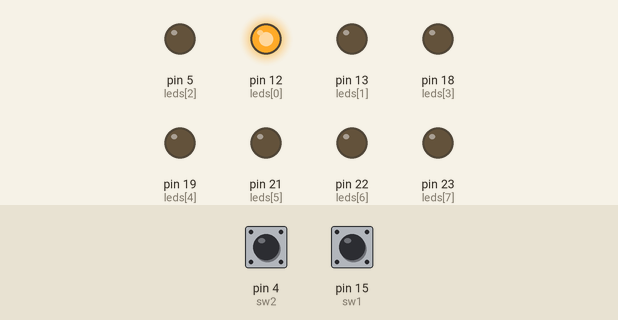
Simulated run of this sketch. Board: Arduino Mega 2560, built with avr-gcc and run on an emulated ATmega2560. Shown: output pins drawn as LEDs (lit = HIGH). The inputs (shaded band) are chosen by the test bench; at power-on: pin 4 (sw2) HIGH, pin 15 (sw1) HIGH.

Above: at 0.12 s.
At 0.87 s:
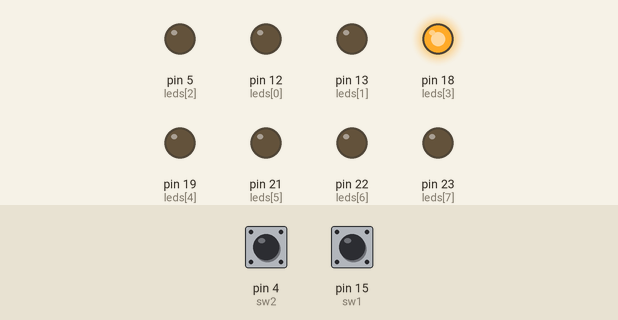
At 1.37 s:
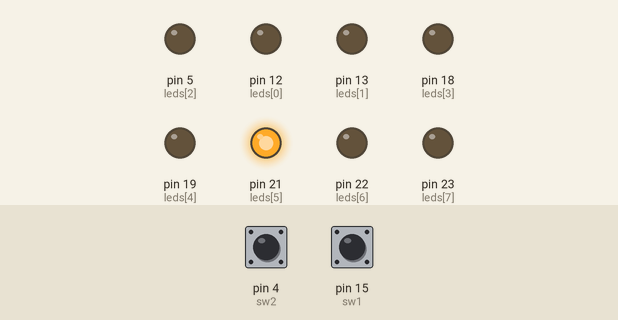
At 1.87 s:
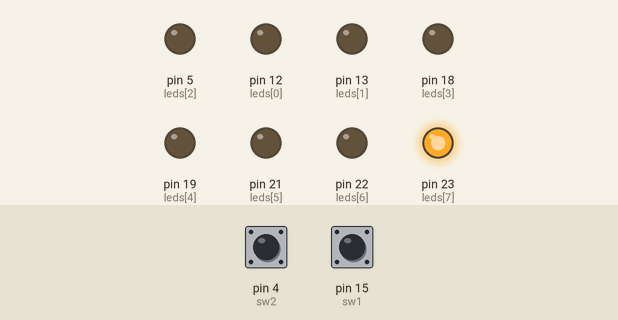
At 3.12 s:
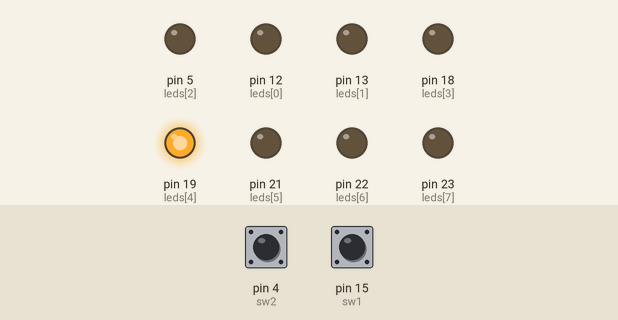
At 4.37 s:
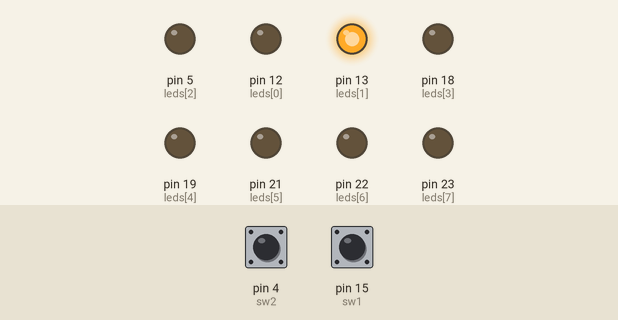
Timing chart, 0 to 4.7 s (numbered marks = the images above):
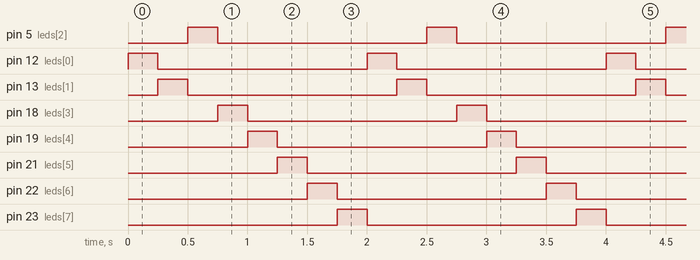

The sketch:

1.5.ino
```cpp
int leds[] = {12, 13, 5, 18, 19, 21, 22, 23};

int sw1 = 15;
int sw2 = 4;

int currentLED = 0;
int direction = 1;

void setup() {
  for (int i = 0; i < 8; i++) {
    pinMode(leds[i], OUTPUT);
  }

  pinMode(sw1, INPUT_PULLUP);
  pinMode(sw2, INPUT_PULLUP);
}

void loop() {
  if (digitalRead(sw1) == LOW) {
    direction = 1;
  }

  if (digitalRead(sw2) == LOW) {
    direction = -1;
  }

  digitalWrite(leds[currentLED], HIGH);
  delay(250);
  digitalWrite(leds[currentLED], LOW);

  currentLED = currentLED + direction;

  if (currentLED > 7) {
    currentLED = 0;
  }
  else if (currentLED < 0) {
    currentLED = 7;
  }
}
```

Measured:
- by itself, pin 5 (leds[2]), pin 12 (leds[0]), pin 13 (leds[1]), pin 18 (leds[3]), pin 19 (leds[4]), pin 21 (leds[5]), pin 22 (leds[6]), pin 23 (leds[7]): alternates HIGH for 0.25 s and LOW for 1.8 s
- by itself, everything shown: repeats every 2.0 s, in 8 steps
